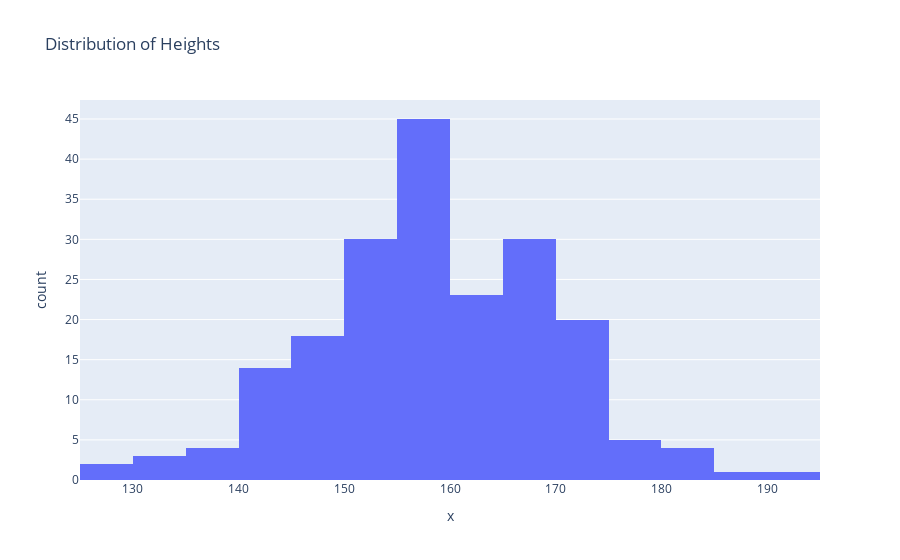

Notebook source saved alongside this figure:
### Markdown cell above
## 4.Histogram: 
 A histogram is used to represent continuous data in the form of bar. Each bar has discrete values in bar graphs, whereas in histograms, we have bars representing a range of values. Histograms show frequency distributions. We can use histograms to visualize:
 
 * Students marks distribution
 * Frequency of waiting time of customers in a Bank

### Code cell
##Example 4: Let us illustrate the distribution of heights of 200 people using a histogram

#Here we will concentrate on heights which are 160 and the standard deviation is 11
heights_array = np.random.normal(160, 11, 200)
## Use plotly express histogram chart function px.histogram.Provide input data x to the histogram
fig = px.histogram(x=heights_array,title="Distribution of Heights")
fig.show()

### Figure 1 — Plotly figure (JSON) as saved in the notebook; plotly's stock layout.template omitted (floating-point values rounded to 4 significant figures; data arrays with more than 128 entries replaced by an {"elided": "..."} marker saying what was removed)
{"data": [{"alignmentgroup": "True", "bingroup": "x", "hovertemplate": "x=%{x}<br>count=%{y}<extra></extra>", "legendgroup": "", "marker": {"color": "#636efa", "pattern": {"shape": ""}}, "name": "", "offsetgroup": "", "orientation": "v", "showlegend": false, "type": "histogram", "x": {"elided": "200 float values"}, "xaxis": "x", "yaxis": "y"}], "layout": {"barmode": "relative", "legend": {"tracegroupgap": 0}, "title": {"text": "Distribution of Heights"}, "xaxis": {"anchor": "y", "domain": [0, 1], "title": {"text": "x"}}, "yaxis": {"anchor": "x", "domain": [0, 1], "title": {"text": "count"}}}}
